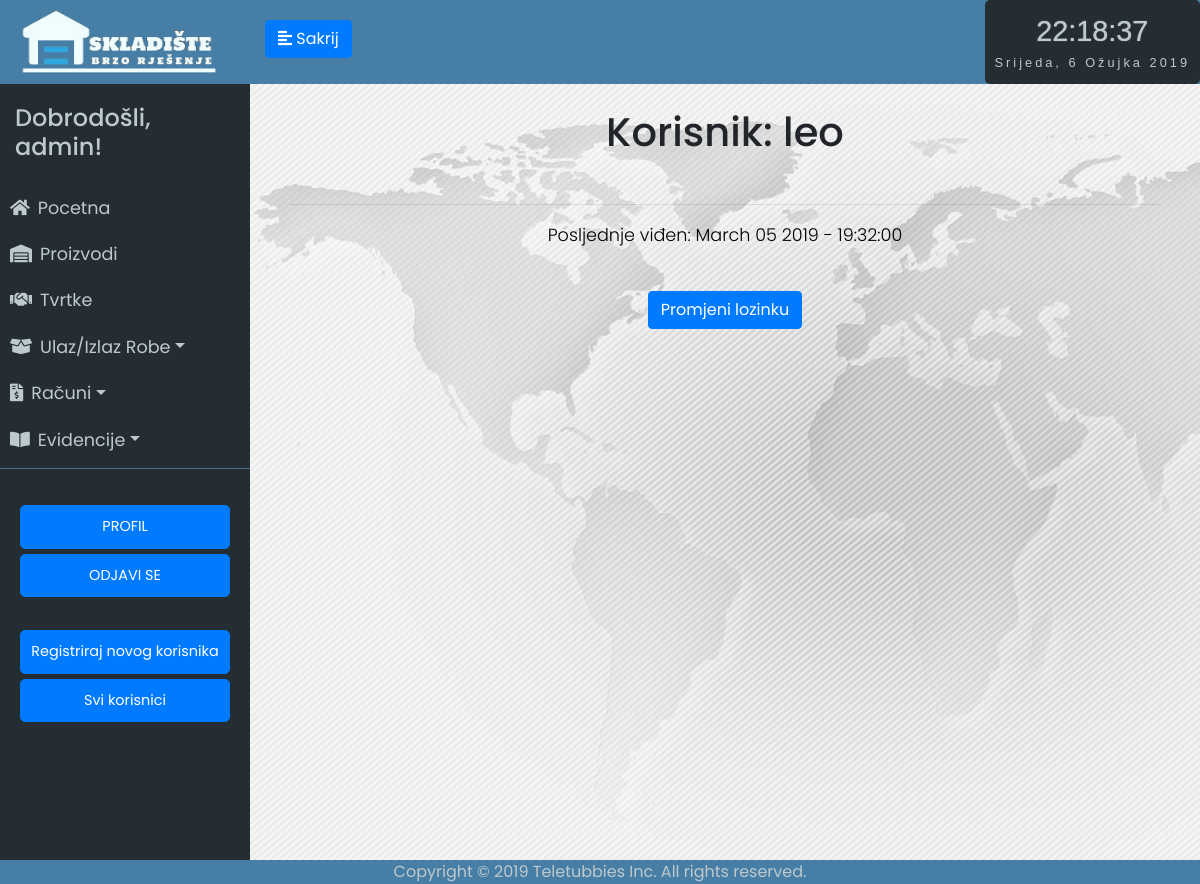
Page /user/leo (signed in) on the earlier database version.
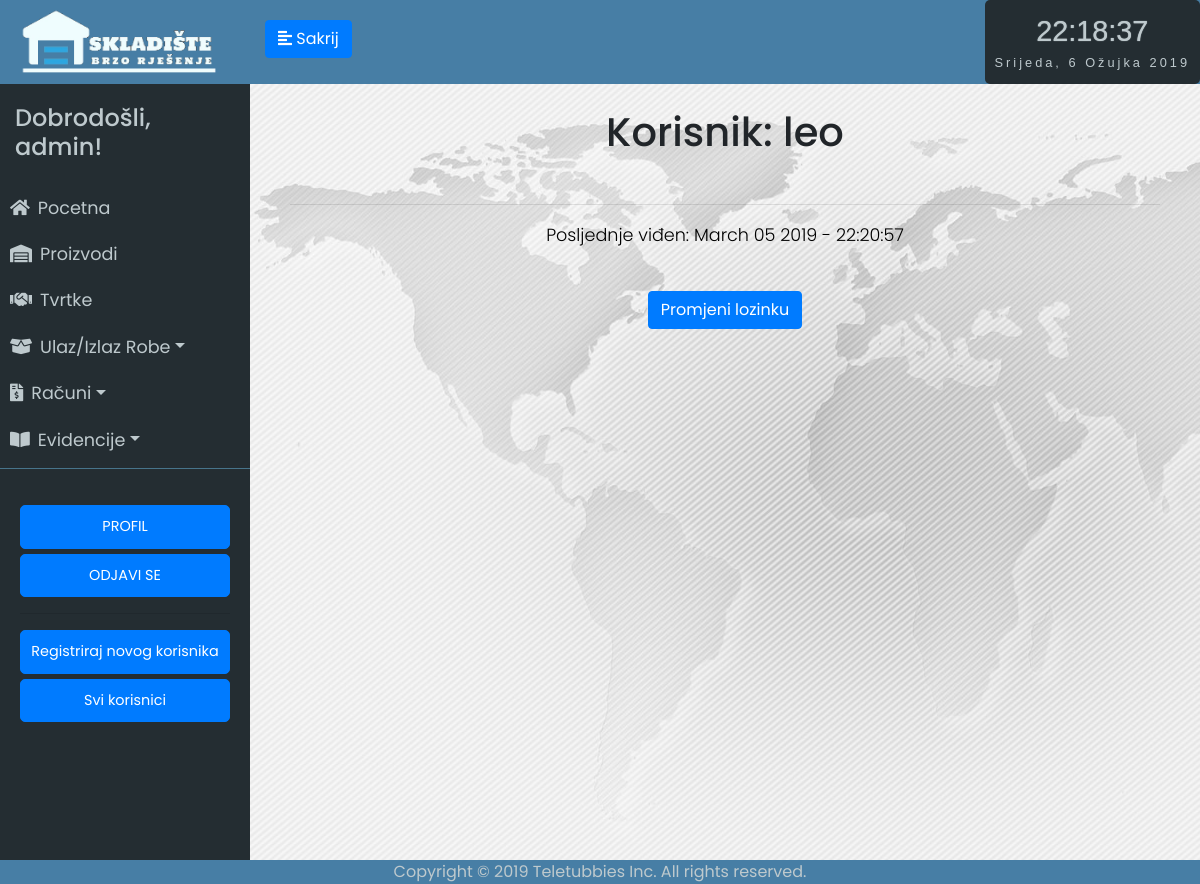
Same page on the later database version.
### app/models.py (models this page shows, shortened)
class User(UserMixin, db.Model):
	id = db.Column(db.Integer, primary_key=True)
	username = db.Column(db.String(64), index=True, unique=True)
	email = db.Column(db.String(120), index=True, unique=True)
	password_hash = db.Column(db.String(128))
	last_seen = db.Column(db.DateTime, default=datetime.utcnow)
	evidencija = db.relationship('Evidencija', backref='user', lazy='dynamic')

### app/routes.py (the view)
@app.route('/user/<username>')
@login_required
def user(username):
	user = User.query.filter_by(username=username).first_or_404()
	return render_template('user.html', user=user)

### app/models.py (called while the page is built)
@login.user_loader
def load_user(id):
	return User.query.get(int(id))

### app/routes.py (called while the page is built)
@app.before_request
def before_request():
	if current_user.is_authenticated:
		current_user.last_seen = datetime.utcnow()
		db.session.commit()

### app/templates/user.html
{% extends "base.html" %}
{% block content %}
<div class="stanje-s">
    <h1>Korisnik: {{ user.username }}</h1><br>
    <hr>
    {% if user.last_seen %}<p>Posljednje viđen: {{ user.last_seen.strftime('%B %d %Y - %H:%M:%S') }}</p>{% endif %}<br>
   {%  if current_user.username == "admin"%}
   <button class="btn btn-primary"><a href="{{ url_for('edit_password', username=user.username) }}">Promjeni lozinku</a></button>
   {% endif%}
</div>
{% endblock %}

Differences in the rows shown:
changed User "leo": last_seen "March 05 2019 - 19:32:00" → "March 05 2019 - 22:20:57"
